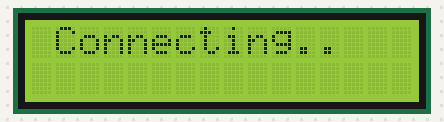
A sketch run on a simulated ESP8266 (NodeMCU). Shown: 16×2 character LCD. WiFi joins after 1.5 s; servers stay silent unless stated; the local clock reads 2024-03-15 10:24:30 at power-on unless the sketch sets it; what the sketch prints to the serial monitor is not drawn.

Above: at 1.2 s.
At 1.7 s:
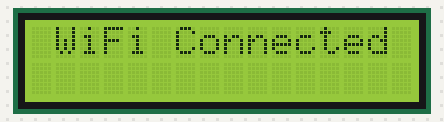
At 2.7 s:
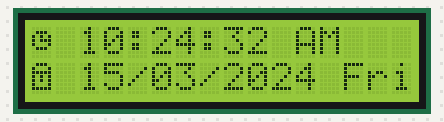
At 10.9 s:
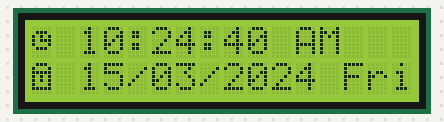
At 20.2 s:
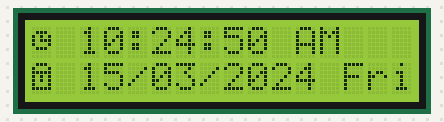
At 38.7 s:
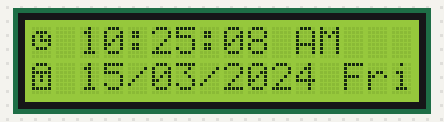

Measured:
- what the display in image 0 shows lasts 0.5 s, from 1.1 s to 1.6 s
- what the display in image 1 shows lasts 1.1 s, from 1.6 s to 2.7 s

The sketch:

code.ino
```cpp
// ESP8266 NTP Clock with 16x2 I2C LCD
// Primary version - open this folder in Arduino IDE.
// A PlatformIO version also exists in /src/main.cpp for those who prefer it.
#include <Wire.h>
#include <LiquidCrystal_I2C.h>
#include <ESP8266WiFi.h>
#include <time.h>

// ================= WiFi =================
const char* ssid     = "your_SSID";
const char* password = "your_PASSWORD";

// ================= I2C Pins =================
// Wired as: SDA -> D6 (GPIO12), SCL -> D5 (GPIO14)
#define SDA_PIN D6
#define SCL_PIN D5

// ================= LCD =================
LiquidCrystal_I2C lcd(0x27, 16, 2); // try 0x3F if the display stays blank

// ================= Time Format =================
// 1 = 24-hour clock (13:45:02), 0 = 12-hour clock with AM/PM
#define USE_24HR_FORMAT 0

// ================= Timezone =================
// Pick ONE offset below (seconds from UTC) and set the matching DST offset.
// Region                      UTC Offset   TIMEZONE_OFFSET_SEC   DST_OFFSET_SEC
// India (IST)                 UTC+5:30     19800                 0 (no DST)
// UK (GMT/BST)                UTC+0        0                     3600 (Mar-Oct)
// Central Europe (CET/CEST)   UTC+1        3600                  3600 (Mar-Oct)
// USA Eastern (EST/EDT)       UTC-5        -18000                3600 (Mar-Nov)
// USA Central (CST/CDT)       UTC-6        -21600                3600 (Mar-Nov)
// USA Pacific (PST/PDT)       UTC-8        -28800                3600 (Mar-Nov)
// UAE (GST)                   UTC+4        14400                 0 (no DST)
// Singapore (SGT)             UTC+8        28800                 0 (no DST)
// Japan (JST)                 UTC+9        32400                 0 (no DST)
// Australia East (AEST/AEDT)  UTC+10       36000                 3600 (Oct-Apr)
#define TIMEZONE_OFFSET_SEC 19800
#define DST_OFFSET_SEC      0

const char* weekDays[] = {"Sun", "Mon", "Tue", "Wed", "Thu", "Fri", "Sat"};

// Custom char index 0 is avoided: its byte value (0x00) doubles as the
// C-string null terminator, which would make lcd.print()/lcd.printf() stop early.
byte clockIcon[8] = {
    0b00000,
    0b01110,
    0b10101,
    0b10111,
    0b10001,
    0b01110,
    0b00000,
    0b00000};

byte calendarIcon[8] = {
    0b01110,
    0b10001,
    0b11111,
    0b10101,
    0b10101,
    0b10001,
    0b11111,
    0b00000};

void connectWiFi() {
    WiFi.mode(WIFI_STA);
    WiFi.begin(ssid, password);

    lcd.clear();
    lcd.setCursor(0, 0);
    lcd.print(" Connecting...");

    uint8_t dots = 0;
    while (WiFi.status() != WL_CONNECTED) {
        delay(500);
        lcd.setCursor(13, 0);
        lcd.print(dots % 2 == 0 ? "." : " ");
        dots++;
        Serial.print(".");
    }

    Serial.println("\nWiFi connected: " + WiFi.localIP().toString());
    lcd.clear();
    lcd.setCursor(0, 0);
    lcd.print(" WiFi Connected");
    delay(1000);
    lcd.clear();
}

void syncTime() {
    configTime(TIMEZONE_OFFSET_SEC, DST_OFFSET_SEC, "pool.ntp.org", "in.pool.ntp.org");

    lcd.setCursor(0, 0);
    lcd.print(" Syncing time...");

    // Epoch stays small until SNTP actually sets the clock; wait for a sane value.
    time_t now = time(nullptr);
    while (now < 8 * 3600 * 2) {
        delay(200);
        now = time(nullptr);
    }

    Serial.println("Time synced");
    lcd.clear();
}

void setup() {
    Serial.begin(115200);
    Wire.begin(SDA_PIN, SCL_PIN);

    lcd.init();
    lcd.backlight();
    lcd.createChar(1, clockIcon);
    lcd.createChar(2, calendarIcon);

    connectWiFi();
    syncTime();
}

void loop() {
    if (WiFi.status() != WL_CONNECTED) {
        connectWiFi();
    }

    time_t now = time(nullptr);
    struct tm *t = localtime(&now);

#if USE_24HR_FORMAT
    lcd.setCursor(0, 0);
    lcd.printf("\x01 %02d:%02d:%02d    ", t->tm_hour, t->tm_min, t->tm_sec);
#else
    const char* ampm = (t->tm_hour >= 12) ? "PM" : "AM";
    int hour12 = t->tm_hour % 12;
    if (hour12 == 0) hour12 = 12;
    lcd.setCursor(0, 0);
    lcd.printf("\x01 %02d:%02d:%02d %s", hour12, t->tm_min, t->tm_sec, ampm);
#endif

    lcd.setCursor(0, 1);
    lcd.printf("\x02 %02d/%02d/%04d %s", t->tm_mday, t->tm_mon + 1, t->tm_year + 1900, weekDays[t->tm_wday]);

    delay(1000);
}
```
